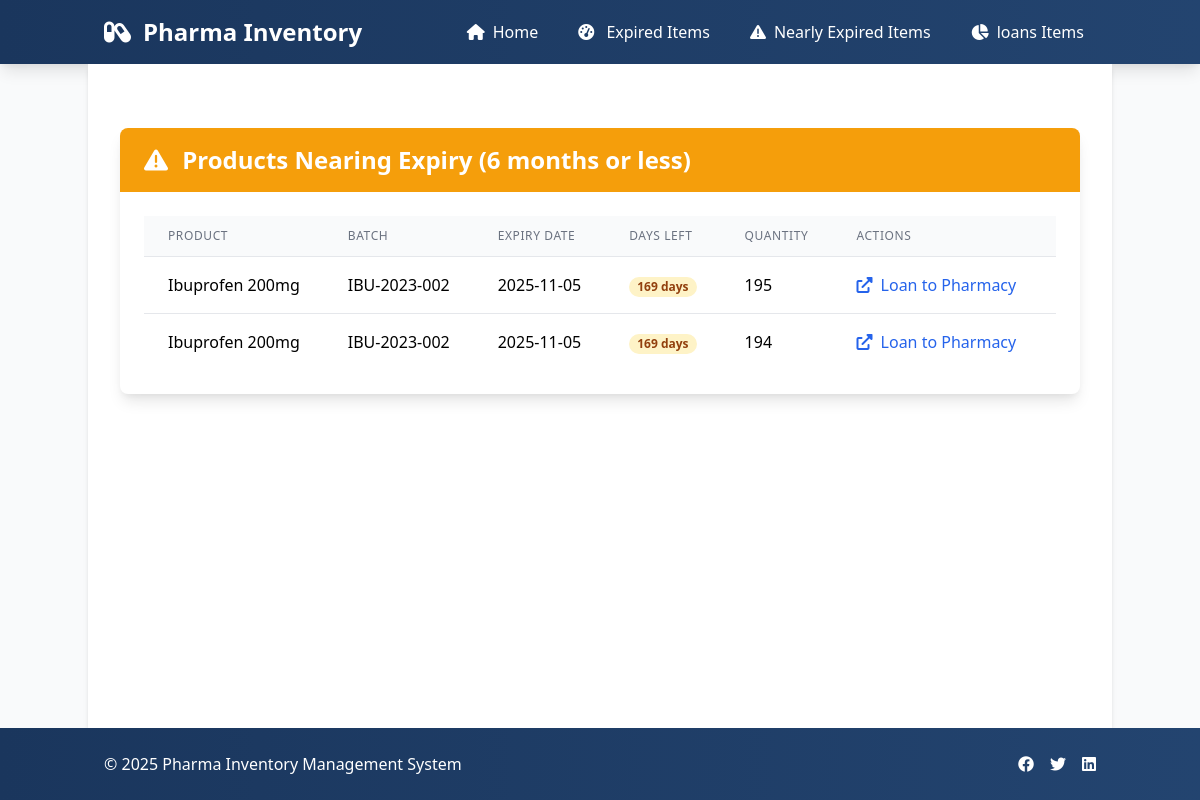
/inventory/inventory/near-expiry/ (signed in), run on the app's committed database.
### inventory/models.py (models this page shows, shortened)
class Inventory(models.Model):
    CATEGORY_CHOICES = [
        ('antibiotics', 'Antibiotics'),
        ('pain_relievers', 'Pain Relievers (Analgesics)'),
        ('anti_inflammatory', 'Antipyretics and Anti-inflammatory Drugs'),
        ('gastrointestinal', 'Antacids and Gastrointestinal Medicines'),
        ('vitamins', 'Vitamins and Supplements'),
        ('antidiabetics', 'Antidiabetics'),
        ('cardiovascular', 'Cardiovascular Medicines'),
        ('respiratory', 'Respiratory Medicines (Asthma, COPD)'),
        ('antimalarials', 'Antimalarials'),
        ('cough_cold', 'Cough and Cold Preparations'),
    ]
    product_name = models.CharField(max_length=255)
    batch_no = models.CharField(max_length=100)
    quantity = models.IntegerField()
    reserved_quantity = models.IntegerField(default=0, help_text="Quantity reserved during payment")
    expiry_date = models.DateField()
    price = models.DecimalField(max_digits=10, decimal_places=2)
    category = models.CharField(
        max_length=50,
        choices=CATEGORY_CHOICES,
        default='antibiotics',
        verbose_name="Category"
    )
    shelf_location = models.CharField(
        max_length=100,
        blank=True,
        null=True,
        verbose_name="Shelf Location",
        help_text="Physical location of the product in storage"
    )
    created_at = models.DateTimeField(auto_now_add=True)
    STATUS_CHOICES = [
        ('available', 'Available'),
        ('expired', 'Expired'),
        ('disposed', 'Disposed'),
        ('quarantined', 'Quarantined'),
    ]
    status = models.CharField(
        max_length=20,
        choices=STATUS_CHOICES,
        default='available'
    )
    moved_to_pharmacy_date = models.DateField(
        null=True,
        blank=True,
        verbose_name="Moved to Pharmacy Date",
        help_text="Date when product was moved to pharmacy section"
    )
    original_quantity = models.IntegerField(
        default=0,
        verbose_name="Original Quantity",
        help_text="Initial quantity when product was added"
    )
    total_disposed = models.IntegerField(
        default=0,
        verbose_name="Total Disposed",
        help_text="Sum of all disposed quantities"
    )
    NEAR_EXPIRY_THRESHOLD = 180  # 6 months in days
    @classmethod
    def get_near_expiry_products(cls):
        threshold_date = timezone.now().date() + timedelta(days=cls.NEAR_EXPIRY_THRESHOLD)
        return cls.objects.filter(
            expiry_date__range=[timezone.now().date(), threshold_date],
            status='available'
        ).order_by('expiry_date')
    @property
    def days_until_expiry(self):
        return (self.expiry_date - timezone.now().date()).days
    class Meta:
        verbose_name_plural = "Inventories"

### inventory/views.py (the view, shortened to what this page needs)
# urls.py: path('inventory/near-expiry/', views.NearExpiryListView.as_view(), name='near_expiry_list'),
class NearExpiryListView(ListView):
    model = Inventory
    template_name = 'regulatory/near_expiry_list.html'
    context_object_name = 'products'
    def get_queryset(self):
        return Inventory.get_near_expiry_products()
    def get_context_data(self, **kwargs):
        context = super().get_context_data(**kwargs)
        products = context['products']
        return context

### inventory/templates/regulatory/near_expiry_list.html (shortened to what this page needs)
{% extends 'base.html' %}
{% load humanize %}
{% block content %}
<div class="container mx-auto px-4 py-8">
    <div class="bg-white shadow-lg rounded-lg overflow-hidden">
        <div class="bg-yellow-500 px-6 py-4">
            <h1 class="text-2xl font-bold text-white">
                <i class="fas fa-exclamation-triangle mr-2"></i>
                Products Nearing Expiry (6 months or less)
            </h1>
        </div>
        <div class="p-6">
            <div class="overflow-x-auto">
                <table class="min-w-full divide-y divide-gray-200">
                    <thead class="bg-gray-50">
                        <tr>
                            <th class="px-6 py-3 text-left text-xs font-medium text-gray-500 uppercase tracking-wider">Product</th>
                            <th class="px-6 py-3 text-left text-xs font-medium text-gray-500 uppercase tracking-wider">Batch</th>
                            <th class="px-6 py-3 text-left text-xs font-medium text-gray-500 uppercase tracking-wider">Expiry Date</th>
                            <th class="px-6 py-3 text-left text-xs font-medium text-gray-500 uppercase tracking-wider">Days Left</th>
                            <th class="px-6 py-3 text-left text-xs font-medium text-gray-500 uppercase tracking-wider">Quantity</th>
                            <th class="px-6 py-3 text-left text-xs font-medium text-gray-500 uppercase tracking-wider">Actions</th>
                            <th class="px-6 py-3 text-left text-xs font-medium text-gray-500 uppercase tracking-wider">Details</th>
                        </tr>
                    </thead>
                    <tbody class="bg-white divide-y divide-gray-200">
                        {% for product in products %}
                        <tr class="hover:bg-gray-50">
                            <td class="px-6 py-4 whitespace-nowrap">{{ product.product_name }}</td>
                            <td class="px-6 py-4 whitespace-nowrap">{{ product.batch_no }}</td>
                            <td class="px-6 py-4 whitespace-nowrap">{{ product.expiry_date|date:"Y-m-d" }}</td>
                            <td class="px-6 py-4 whitespace-nowrap">
                                <span class="px-2 inline-flex text-xs leading-5 font-semibold rounded-full bg-yellow-100 text-yellow-800">
                                    {{ product.days_until_expiry }} days
                                </span>
                            </td>
                            <td class="px-6 py-4 whitespace-nowrap">{{ product.quantity|intcomma }}</td>
                            <td class="px-6 py-4 whitespace-nowrap">
                                <a href="{% url 'create_pharmacy_loan' pk=product.pk %}"
                                   class="text-blue-600 hover:text-blue-900 font-medium">
                                    <i class="fas fa-external-link-alt mr-1"></i> Loan to Pharmacy
                                </a>
                            </td>
                            <td class="px-6 py-4 whitespace-nowrap">
                            </td>
                        </tr>
                        {% endfor %}
                    </tbody>
                </table>
            </div>
        </div>
    </div>
</div>
{% endblock %}

### inventory/templates/base.html (style rules this page uses)
:root { --primary-color: #1a365d; --secondary-color: #2c5282; --accent-color: #4299e1; --hover-color: #63b3ed; }

### data on the page
Inventory: product_name "Ibuprofen 200mg", batch_no "IBU-2023-002", expiry_date "2025-11-05", days_until_expiry "169", quantity "195"
Inventory: product_name "Ibuprofen 200mg", batch_no "IBU-2023-002", expiry_date "2025-11-05", days_until_expiry "169", quantity "194"
